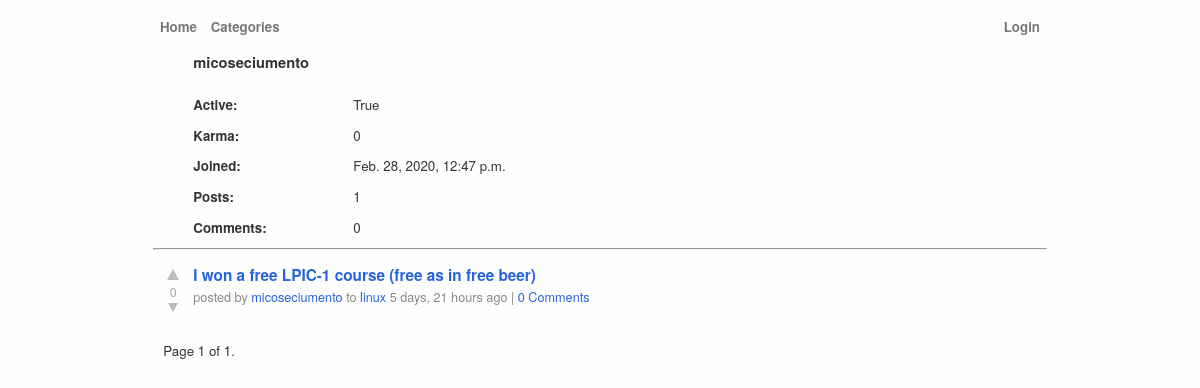
The app's page /u/micoseciumento/ with its own data.
### posts/models.py (models this page shows, shortened)
class TimeStamp(models.Model):
    created_on = models.DateTimeField(auto_now_add=True)
    updated_on = models.DateTimeField(auto_now=True)
    class Meta:
        abstract = True

class Post(TimeStamp):
    id = models.UUIDField(primary_key=True, default=uuid.uuid4, editable=False)
    title = models.CharField(max_length=200)
    slug = models.SlugField(editable=False)
    body = models.TextField(max_length=2000, blank=True)
    link = models.URLField(blank=True)
    photo = models.ImageField(blank=True)
    votes = GenericRelation("Vote", related_query_name="post")
    favourites = GenericRelation("Favourite", related_query_name="post")
    category = models.ForeignKey(
        "Category", on_delete=models.CASCADE, related_name="posts"
    )
    user = models.ForeignKey(
        settings.AUTH_USER_MODEL,
        on_delete=models.SET(get_sentinel_user),
        related_name="posts",
    )
    objects = models.Manager()
    ranked = RankedManager()
    class Meta:
        ordering = ("-created_on",)
    def get_absolute_url(self):
        from django.urls import reverse
        return reverse("posts:post_detail", args=[str(self.id), self.slug])

class Category(TimeStamp):
    name = models.CharField(max_length=200, unique=True)
    slug = models.SlugField(editable=False)
    description = models.CharField(max_length=200)
    avatar = models.ImageField(blank=True)
    def get_absolute_url(self):
        from django.urls import reverse
        return reverse("posts:category_detail", args=[self.slug])
    class Meta:
        ordering = ("name",)
        verbose_name_plural = "categories"
    def __str__(self) -> str:
        return self.name

### posts/views.py (the view, shortened to what this page needs)
# urls.py: path("u/<str:username>/", views.user, name="user"),
def user(request, username):
    posts_query = Post.ranked.order_by("-score", "created_on")
    user_query = User.objects.prefetch_related(Prefetch("posts", queryset=posts_query))
    user_query = user_query.annotate(
        post_karma=Coalesce(Sum("posts__votes__choice"), Value(0)),
        comment_karma=Coalesce(Sum("comments__votes__choice"), Value(0)),
        karma=F("post_karma") + F("comment_karma"),
    )
    user = get_object_or_404(user_query, username=username,)
    posts = user.posts
    paginator = Paginator(posts.all(), 50)
    page_obj = paginator.get_page(request.GET.get("page"))
    return render(request, "posts/user.html", {"user": user, "page_obj": page_obj},)

### posts/models.py (called while the page is built)
    def get_queryset(self):
        return (
            super()
            .get_queryset()
            .annotate(
                total_comments=Coalesce(Count("comments", distinct=True), Value(0)),
                score=Coalesce(Sum("votes__choice", distinct=True), Value(0)),
            )
        )

### posts/templates/posts/user.html
{% extends "base.html" %}
{% load humanize %}
{% block content %}
<div class="box wide">
  <div class="legend">
    <span>
      {{ user.username }}
    </span>
  </div>
  <label class="required">Active:</label>
  <span class="d">{{ user.is_active }}</span>
  <br>
  <label class="required">Karma:</label>
  <span class="d">{{ user.karma }}</span>
  <br>
  <label class="required">Joined:</label>
  <span class="d">{{ user.date_joined }}</span>
  <br>
  <label class="required">Posts:</label>
  <span class="d">{{ user.posts.count }}</span>
  <br>
  <label class="required">Comments:</label>
  <span class="d">{{ user.comments.count|default:"0" }}</span>
</div>
<hr>
{% include "posts/post_list.html" %}
{% endblock content %}

### posts/templates/posts/post_list.html (shortened to what this page needs)
{% load humanize %}
{% if page_obj %}
  <ol class="posts list">
    {% for post in page_obj %}
      <li class="post">
          {% include "posts/post.html" %}
      </li>
    {% endfor %}
  </ol>
  <div id="pagination">
    <span class="step-links">
      <span class="current">
        Page {{ page_obj.number }} of {{ page_obj.paginator.num_pages }}.
      </span>
    </span>
  </div>
{% else %}
  <b class="text-danger">Nothing to Show</b>
{% endif %}

### posts/templates/posts/post.html (shortened to what this page needs)
{% load humanize %}
<div class="post_liner h-entry">
  <div class="voters">
      {% if post.upvoted %}
        <a class="upvoter" href=""></a>
      {% else %}
        <a class="upvoter" href="{% url 'posts:upvote_post' post.id %}?next={{ request.path|urlencode }}"></a>
      {% endif %}
      <div class="score">{{ post.score }}</div>
      {% if post.downvoted %}
        <a class="downvoter" href=""></a>
      {% else %}
        <a class="downvoter" href="{% url 'posts:downvote_post' post.id %}?next={{ request.path|urlencode }}"></a>
      {% endif %}
  </div>
  <div class="details">
    <span class="link">
      <a href="{{ post.get_absolute_url }}">{{ post.title|truncatechars:100 }}</a>
    </span>
    <div class="byline">
      posted by <a href="{% url 'posts:user' post.user %}">{{ post.user }}</a>
      to <a href="{{ post.category.get_absolute_url }}">{{ post.category }}</a> {{ post.created_on|naturaltime }}
      | <a href="{{ post.get_absolute_url }}">{{ post.total_comments }} Comment{{ post.total_comments|pluralize }}</a>
    </div>
  </div>
</div>

### posts/static/css/posts.css (style rules this page uses)
#pagination { padding-top: 2rem; padding-left: 10px; }
html { overflow-y: scroll; }
body, textarea, input, button { font-family: "helvetica neue", arial, sans-serif; font-size: 10pt; color: #333; line-height: 1.45em; }
body { background-color: #fefefe; }
a { color: #2562dc; cursor: pointer; }
ol.posts, ol.comments, ol.search_results { padding: 0; list-style: none; margin: 0; }
div.voters { float: left; margin-top: 0px; width: 40px; }
div.voters div.score { color: #aaa; font-size: 9pt; margin-top: 1px; margin-bottom: -3px; text-align: center; }
li.post div.voters div.score { font-size: 9.5pt; margin-top: 2px; }
div.voters .upvoter, div.voters .downvoter { border-color: transparent transparent #bbb transparent; border-style: solid; border-width: 6px; text-decoration: none; width: 0px; height: 0; margin-bottom: 0px; margin-left: 14px; padding: 0; display: block; }
div.voters .upvoter { border-bottom-width: 11px; }
div.voters .downvoter { border-color: #bbb transparent transparent transparent; border-width: 5px; margin-top: 4px; margin-left: 15px; margin-bottom: -5px; border-top-width: 9px; }
li.post { clear: both; }
ol.posts li.post div.post_liner { padding-top: 0.25em; padding-bottom: 0.25em; }
ol.posts li:first-child div.post_liner { padding-top: 0.5em; }
li div.details { padding-top: 0.1em; }
li .link { font-weight: bold; vertical-align: middle; }
li .link a { font-size: 11.5pt; text-decoration: none; }
li .byline { color: #888; font-size: 9.5pt; }
li.post .byline { margin-top: 1px; }
li .byline a { text-decoration: none; }
li div.details, div.post_content { margin-left: 40px; margin-right: 40px; }
.box { border: 0; margin: 0 40px; padding: 0; }
.box .legend { margin-bottom: 1em; padding: 0; font-weight: bold; font-size: 11pt; }
.box label { display: block; float: left; margin-bottom: 4px; }
.box label.required { font-weight: bold; }
.box label, .box span, .box select, .box br { line-height: 2em; }
.box label { width: 7em; line-height: 2em; vertical-align: middle; }
.box.wide label { width: 12em; }

### records on screen
Post: score "0", title "I won a free LPIC-1 course (free as in free beer)", user "micoseciumento", category "linux", created_on "5 days, 21 hours ago", total_comments "0"

### other values on screen
{{ user.username }} "micoseciumento"
{{ user.is_active }} "True"
{{ user.karma }} "0"
{{ user.date_joined }} "Feb. 28, 2020, 12:47 p.m."
{{ user.posts.count }} "1"
{{ user.comments.count|default:"0" }} "0"
{{ page_obj.number }} "1"
{{ page_obj.paginator.num_pages }} "1"
